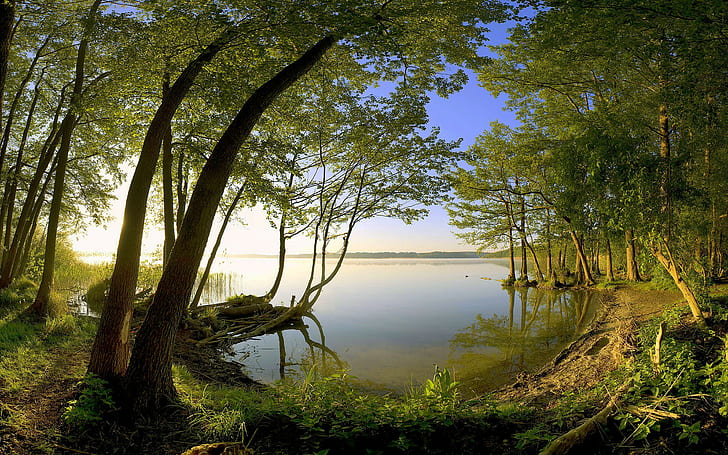
#> input picture gambar/natures.jpg, 728 x 455 px
$ python ae_img_transformations.py
#> lines starting #> are read from the running program, lines starting #| are printed output that depends on the picture
import cv2 as cv
import numpy as np

img = cv.imread('gambar/natures.jpg')
#> img is the input picture: shape (455, 728, 3); mean B, G, R 59.6, 89.9, 90.3
cv.imshow('Gambar', img)

# Translation
def translate(img, x, y):
#> called with x = -100, y = 100
    translateMat = np.float32([[1,0,x], [0,1,y]])
    dimensions = (img.shape[1], img.shape[0])
#> dimensions = (728, 455)
    return cv.warpAffine(img, translateMat, dimensions)
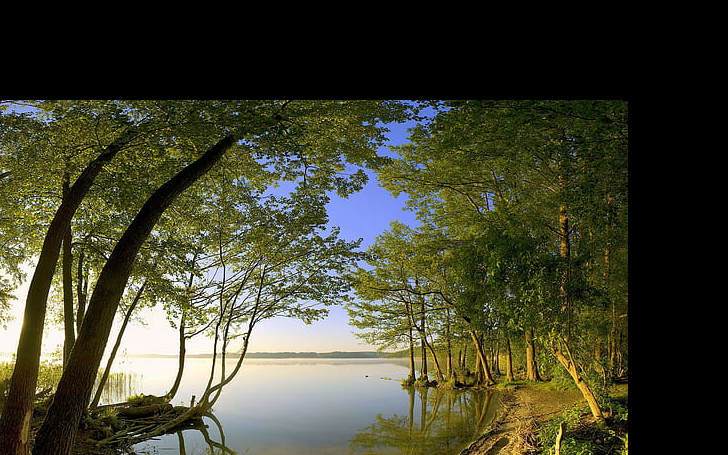
#> returned value: shape (455, 728, 3); mean of channels 0, 1, 2 48.3, 67.7, 67.3; drawn as B, G, R

# -x = left
# -y = up
# X = right
# y = bottom
img_translated = translate(img, -100, 100)
cv.imshow('Image Translated', img_translated)


# Rotation
def rotate(img, angle, rotPoint = None):
#> called with angle = -45
    (height, width) = img.shape[:2]
#> height = 455; width = 728
    if rotPoint is None:
        rotPoint = (width //2, height //2)
#> rotPoint = (364, 227)
    rotatioMat = cv.getRotationMatrix2D(rotPoint, angle, 1.0)
    dimensions = (width, height)
#> dimensions = (728, 455)
    return cv.warpAffine(img, rotatioMat, dimensions)
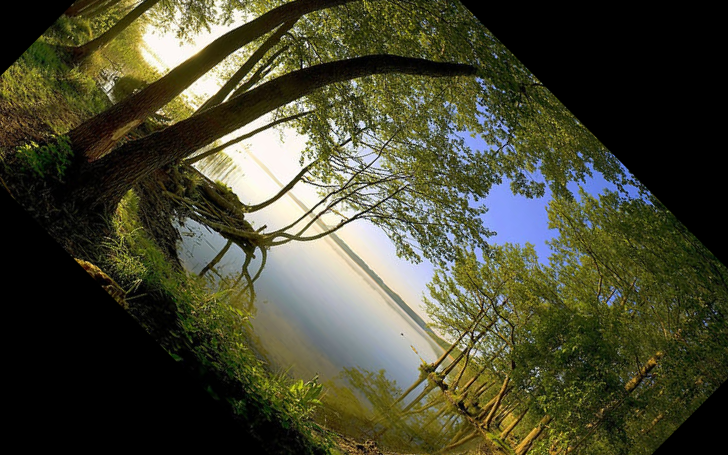
#> returned value: shape (455, 728, 3); mean of channels 0, 1, 2 50.6, 71.8, 71.4; drawn as B, G, R

img_rotated = rotate(img, -45)
cv.imshow("Image rotation", img_rotated)

img_rotated_rotated = rotate(img_rotated, -105)
#> call 2 of rotate, with angle = -105
#> in rotate (call 2), `return cv.warpAffine(img, rotatioMat, dimensions)`:
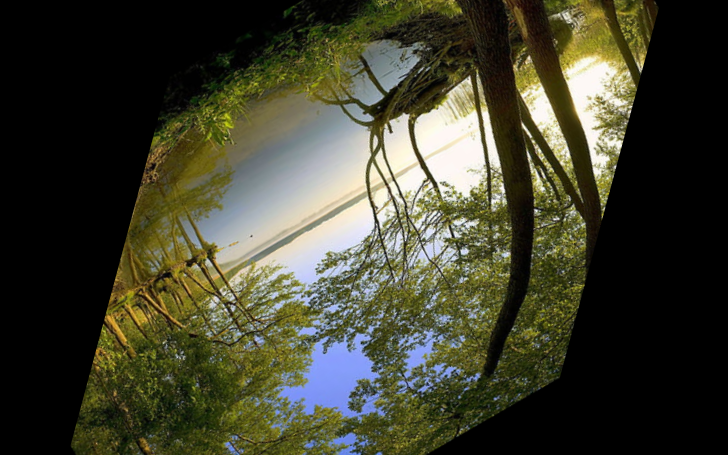
#> returned value: shape (455, 728, 3); mean of channels 0, 1, 2 47.1, 64.5, 64.4; drawn as B, G, R
cv.imshow("Image rotation rotation", img_rotated_rotated)

# FLipping
img_flip = cv.flip(img, -1)
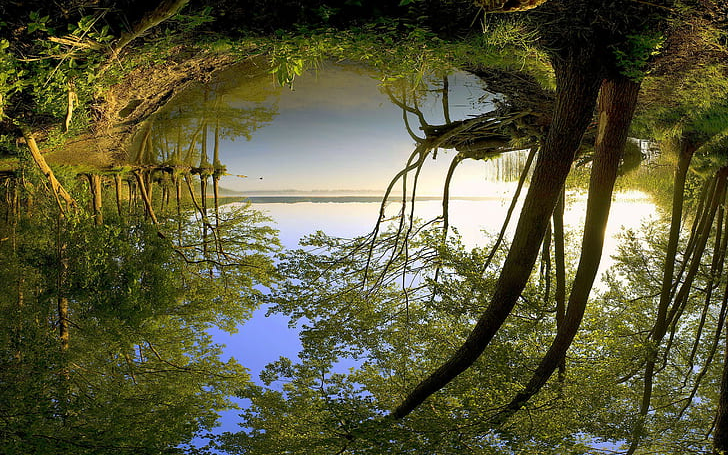
#> img_flip: shape (455, 728, 3); mean B, G, R 59.6, 89.9, 90.3
cv.imshow("Image Flip", img_flip)

cv.waitKey(0)
